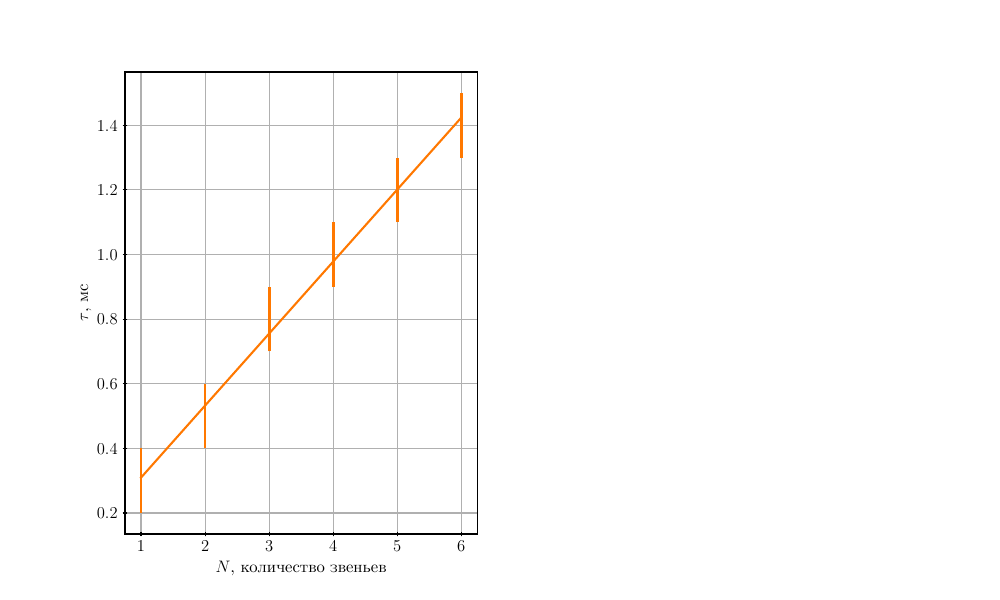

Write the Python code that produced this figure.
# -*- coding: utf-8 -*-
import matplotlib.pyplot as plt
import matplotlib as mpl
import numpy as np
from matplotlib.backends.backend_pgf import FigureCanvasPgf
from scipy.interpolate import spline
mpl.backend_bases.register_backend('pdf', FigureCanvasPgf)
pgf_with_latex = {
    "pgf.texsystem": "xelatex",         # use Xelatex which is TTF font aware
}

mpl.rcParams.update(pgf_with_latex)
plt.rc('text', usetex=True)
plt.rc('font', family='serif', serif = 'CMU Serif', size = 12)
plt.rcParams['text.latex.preamble'] = [
            r'\usepackage{amsmath}',
            r'\usepackage{amsfonts}',
            r'\usepackage{graphicx}',
            r'\usepackage[english,russian]{babel}',
            r'\usepackage[utf8]{inputenc}',
            r'\usepackage[T1]{fontenc}',
            ]
g = np.genfromtxt('task2(exp).csv',delimiter=';')
spline = np.genfromtxt('task2.csv',delimiter=';')
amount = g[:,0]
tau = g[:,1]
x1 = spline[0:,0]
y1 = spline[0:,1]
fig = plt.figure(figsize=(10,6))
ax = fig.add_subplot(121)
ax.grid(which='both')
ax.plot(x1,y1,color = '#FF7800', label = r'')
ax.errorbar(amount, tau, yerr=0.1, fmt=' ', color = '#FF7800', linewidth=2)
ax.tick_params(axis='x', direction='inout')
ax.tick_params(axis='y', direction='inout')
ax.set_xlabel(r'$N$, количество звеньев')
ax.set_ylabel(r'$\tau$, мс')
fig.savefig('task2.pdf')
plt.show()
